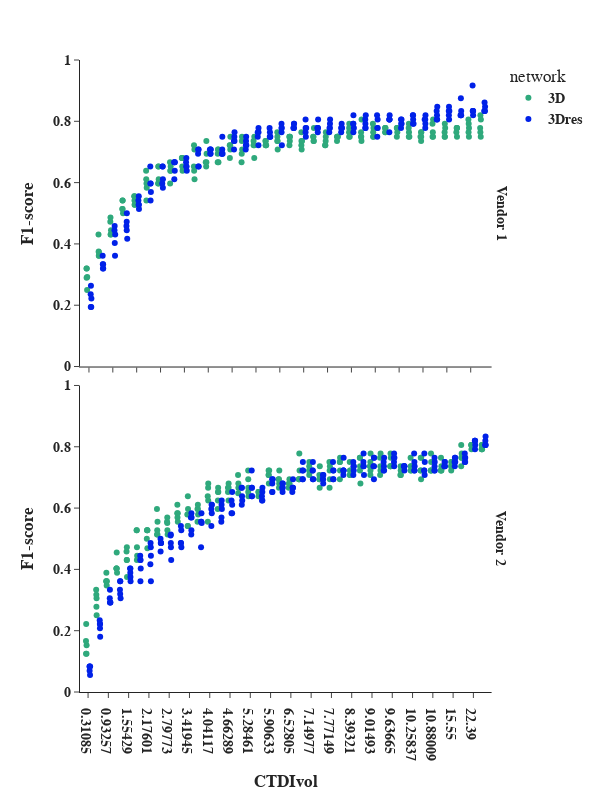

Notebook source saved alongside this figure:
### Code cell
lesion_seg_summary_rep_plot = lesion_seg_summary_rep[(lesion_seg_summary_rep["ct"].isin(["<b>Vendor 1", "<b>Vendor 2"]) ) & (lesion_seg_summary_rep["network"].isin(["<b>3D", "<b>3Dres"])) & (lesion_seg_summary_rep["reco+kernel"].isin(["HIR"]))]



fig = px.strip(lesion_seg_summary_rep_plot,
             x="CTDIvol", y="F1-score",
             color="network", facet_row="ct",
             range_y=[0,1], template="simple_white", 
             hover_data=["precision", "recall"],
             color_discrete_sequence=["#2FA97C", "#0021E8", "#FF7F00", "darkred"],
             category_orders={"reco+kernel": ["FBP", "HIR", "MBIR", "DLR"],
                              "network": ["<b>3D", "<b>3Dres"],
                              "ct": ["<b>Vendor 1", "<b>Vendor 2"]})    

fig.update_xaxes(title_text="<b>CTDIvol", row=1)
fig.update_yaxes(title_text="<b>F1-score", col=1)
fig.update_xaxes(tickprefix="<b>",ticksuffix ="</b>")
fig.update_yaxes(tickprefix="<b>",ticksuffix ="</b>")

fig.update_layout(
    font_family="Arial",
    font_size=14,
    title_font_family="Arial",
    title_font_color="black",
    height=800,
    width=600
    
)

fig.for_each_annotation(lambda a: a.update(text=a.text.split("=")[1]))
fig.update_xaxes(matches=None)

#fig.add_shape(type='rect', x0=4, x1=16, y0=0, y1=0.75, line=dict(color="darkgreen", width=2),fillcolor="lightgreen", row=1, col=1)
#fig.add_shape(type='rect', x0=4, x1=16, y0=0, y1=0.75, line=dict(color="darkgreen", width=2),fillcolor="lightgreen", row=1, col=2)

fig.show()
fig.write_image(os.path.join(output_dir, f"lesion_seg_f1_score_points_dicethreshold_{dice_detection_threshold}_hir.png"), width=600, height=800)
#fig.write_image(os.path.join(output_dir, f"lesion_seg_f1_score_canon_points_dicethreshold_{dice_detection_threshold}.png"))

### Figure 1 — Plotly figure (JSON) as saved in the notebook; plotly's stock layout.template omitted (floating-point values rounded to 4 significant figures; data arrays with more than 128 entries replaced by an {"elided": "..."} marker saying what was removed)
{"data": [{"alignmentgroup": "True", "boxpoints": "all", "customdata": {"elided": "170x2 float values"}, "fillcolor": "rgba(255,255,255,0)", "hoveron": "points", "hovertemplate": "network=<b>3D<br>ct=<b>Vendor 1<br>CTDIvol=%{x}<br>F1-score=%{y}<br>precision=%{customdata[0]}<br>recall=%{customdata[1]}<extra></extra>", "legendgroup": "<b>3D", "line": {"color": "rgba(255,255,255,0)"}, "marker": {"color": "#2FA97C"}, "name": "<b>3D", "offsetgroup": "<b>3D", "orientation": "v", "pointpos": 0, "showlegend": true, "type": "box", "x": {"elided": "170 str values"}, "x0": " ", "xaxis": "x2", "y": {"elided": "170 float values"}, "y0": " ", "yaxis": "y2"}, {"alignmentgroup": "True", "boxpoints": "all", "customdata": {"elided": "200x2 float values"}, "fillcolor": "rgba(255,255,255,0)", "hoveron": "points", "hovertemplate": "network=<b>3D<br>ct=<b>Vendor 2<br>CTDIvol=%{x}<br>F1-score=%{y}<br>precision=%{customdata[0]}<br>recall=%{customdata[1]}<extra></extra>", "legendgroup": "<b>3D", "line": {"color": "rgba(255,255,255,0)"}, "marker": {"color": "#2FA97C"}, "name": "<b>3D", "offsetgroup": "<b>3D", "orientation": "v", "pointpos": 0, "showlegend": false, "type": "box", "x": {"elided": "200 str values"}, "x0": " ", "xaxis": "x", "y": {"elided": "200 float values"}, "y0": " ", "yaxis": "y"}, {"alignmentgroup": "True", "boxpoints": "all", "customdata": {"elided": "170x2 float values"}, "fillcolor": "rgba(255,255,255,0)", "hoveron": "points", "hovertemplate": "network=<b>3Dres<br>ct=<b>Vendor 1<br>CTDIvol=%{x}<br>F1-score=%{y}<br>precision=%{customdata[0]}<br>recall=%{customdata[1]}<extra></extra>", "legendgroup": "<b>3Dres", "line": {"color": "rgba(255,255,255,0)"}, "marker": {"color": "#0021E8"}, "name": "<b>3Dres", "offsetgroup": "<b>3Dres", "orientation": "v", "pointpos": 0, "showlegend": true, "type": "box", "x": {"elided": "170 str values"}, "x0": " ", "xaxis": "x2", "y": {"elided": "170 float values"}, "y0": " ", "yaxis": "y2"}, {"alignmentgroup": "True", "boxpoints": "all", "customdata": {"elided": "200x2 float values"}, "fillcolor": "rgba(255,255,255,0)", "hoveron": "points", "hovertemplate": "network=<b>3Dres<br>ct=<b>Vendor 2<br>CTDIvol=%{x}<br>F1-score=%{y}<br>precision=%{customdata[0]}<br>recall=%{customdata[1]}<extra></extra>", "legendgroup": "<b>3Dres", "line": {"color": "rgba(255,255,255,0)"}, "marker": {"color": "#0021E8"}, "name": "<b>3Dres", "offsetgroup": "<b>3Dres", "orientation": "v", "pointpos": 0, "showlegend": false, "type": "box", "x": {"elided": "200 str values"}, "x0": " ", "xaxis": "x", "y": {"elided": "200 float values"}, "y0": " ", "yaxis": "y"}], "layout": {"annotations": [{"font": {}, "showarrow": false, "text": "<b>Vendor 2", "textangle": 90, "x": 0.98, "xanchor": "left", "xref": "paper", "y": 0.2425, "yanchor": "middle", "yref": "paper"}, {"font": {}, "showarrow": false, "text": "<b>Vendor 1", "textangle": 90, "x": 0.98, "xanchor": "left", "xref": "paper", "y": 0.7575, "yanchor": "middle", "yref": "paper"}], "boxmode": "group", "font": {"family": "Arial", "size": 14}, "height": 800, "legend": {"title": {"text": "network"}, "tracegroupgap": 0}, "margin": {"t": 60}, "title": {"font": {"color": "black", "family": "Arial"}}, "width": 600, "xaxis": {"anchor": "y", "domain": [0, 0.98], "tickprefix": "<b>", "ticksuffix": "</b>", "title": {"text": "<b>CTDIvol"}}, "xaxis2": {"anchor": "y2", "domain": [0, 0.98], "showticklabels": false, "tickprefix": "<b>", "ticksuffix": "</b>"}, "yaxis": {"anchor": "x", "domain": [0, 0.485], "range": [0, 1], "tickprefix": "<b>", "ticksuffix": "</b>", "title": {"text": "<b>F1-score"}}, "yaxis2": {"anchor": "x2", "domain": [0.515, 1], "matches": "y", "range": [0, 1], "tickprefix": "<b>", "ticksuffix": "</b>", "title": {"text": "<b>F1-score"}}}}
